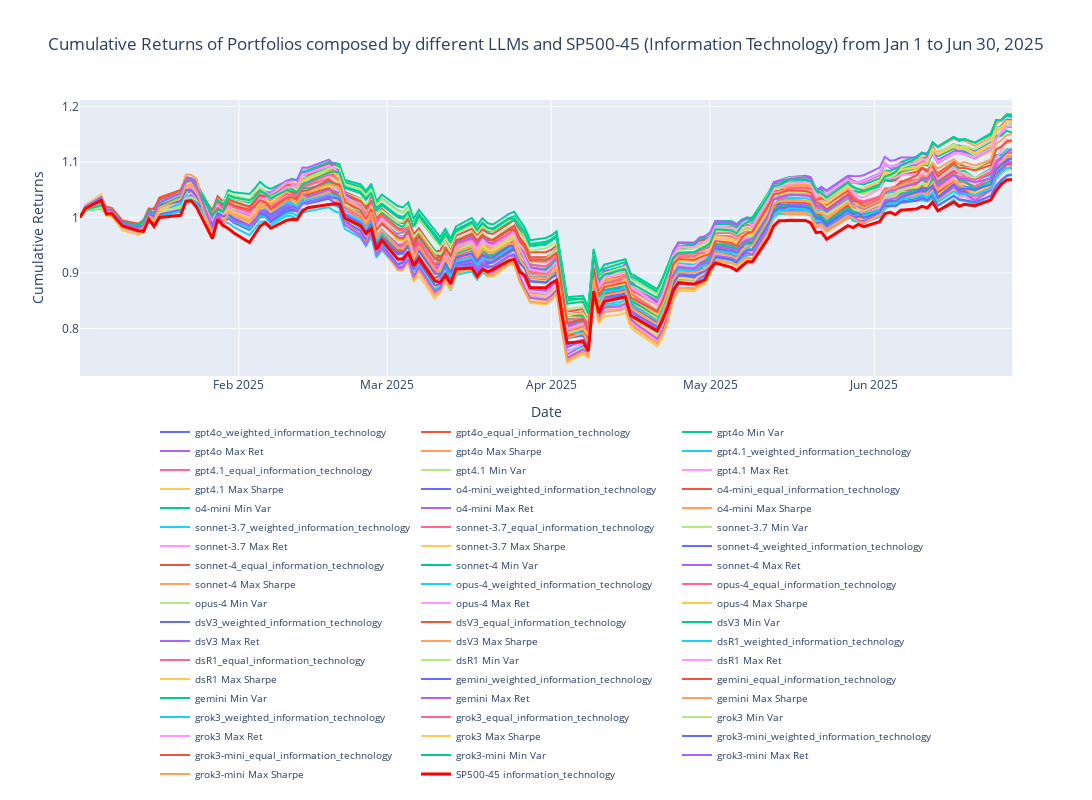

Notebook cell for this chart:
### Markdown cell above
Plot with Multi-Column Legend (For Download/Export)

### Code cell
temp_index_data_outs_compare = index_data_outs.copy()

temp_index_data_outs_compare.index = pd.to_datetime(temp_index_data_outs_compare.index)

index_first_date_compare = temp_index_data_outs_compare.index[0]
index_previous_trading_date_compare = index_first_date_compare - BDay(1)

index_baseline_row_compare = pd.DataFrame(
    data=np.zeros((1, temp_index_data_outs_compare.shape[1])),  
    index=[index_previous_trading_date_compare],                 
    columns=temp_index_data_outs_compare.columns               
)

temp_index_data_outs_compare_with_baseline = pd.concat([index_baseline_row_compare, temp_index_data_outs_compare])
# ##above is to add a baseline row with zeros to the index data outs compare dataframe##

index_names = {
    sector_ticker: f'{full_ticker} {sector_name}'
}

cumulative_returns_compare[index_names[sector_ticker]] = (1 + temp_index_data_outs_compare_with_baseline[ticker]).cumprod() ##

cumulative_returns_compare.index = pd.to_datetime(cumulative_returns_compare.index)
outsample_data = cumulative_returns_compare.loc[outsample_startdate:outsample_enddate]

fig = go.Figure()

for i, column in enumerate(outsample_data.columns):
    if column == f'{full_ticker} {sector_name}':
        fig.add_trace(go.Scatter(x=outsample_data.index,
                                 y=outsample_data[column],
                                 mode='lines',
                                 name=column,
                                 line=dict(width=3, color='red')))

    else:
        fig.add_trace(go.Scatter(x=outsample_data.index,
                                 y=outsample_data[column],
                                 mode='lines',
                                 name=column))

num_asset = len(df_sector)
fig.update_layout(
    title=f'Cumulative Returns of Portfolios composed by different LLMs and {full_ticker} ({sector_name_full}) from Jan 1 to Jun 30, 2025', 
    title_x = 0.5,
    xaxis_title='Date',
    yaxis_title='Cumulative Returns',
    hovermode="x unified",
    width=1400,        
    height=800,
    margin=dict(b=150) 
)

# fig.update_layout(legend=dict(orientation = "v", yanchor="top",y=1,xanchor="left", x=1.02))
fig.update_layout(legend=dict(
        orientation="h", 
        yanchor="top",
        y=-0.15,  
        xanchor="center",
        x=0.5,
        font=dict(size=10)
    ))

fig.show()
